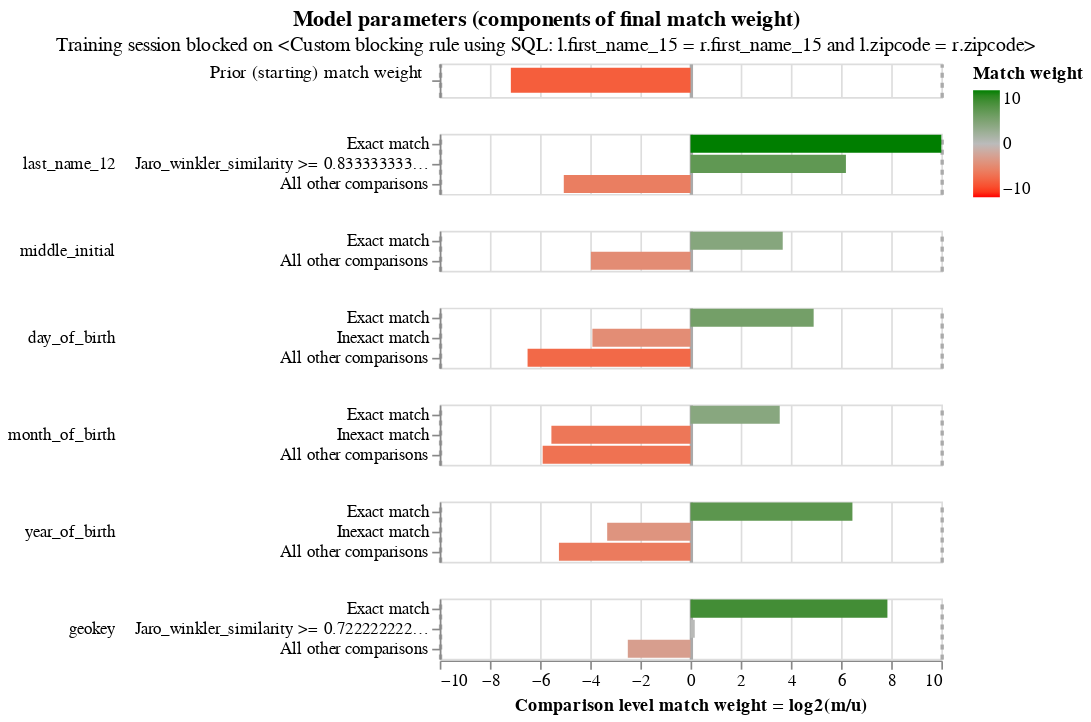

The cell this chart's notebook holds for it:
### Code cell
em_session_1.match_weights_interactive_history_chart()
